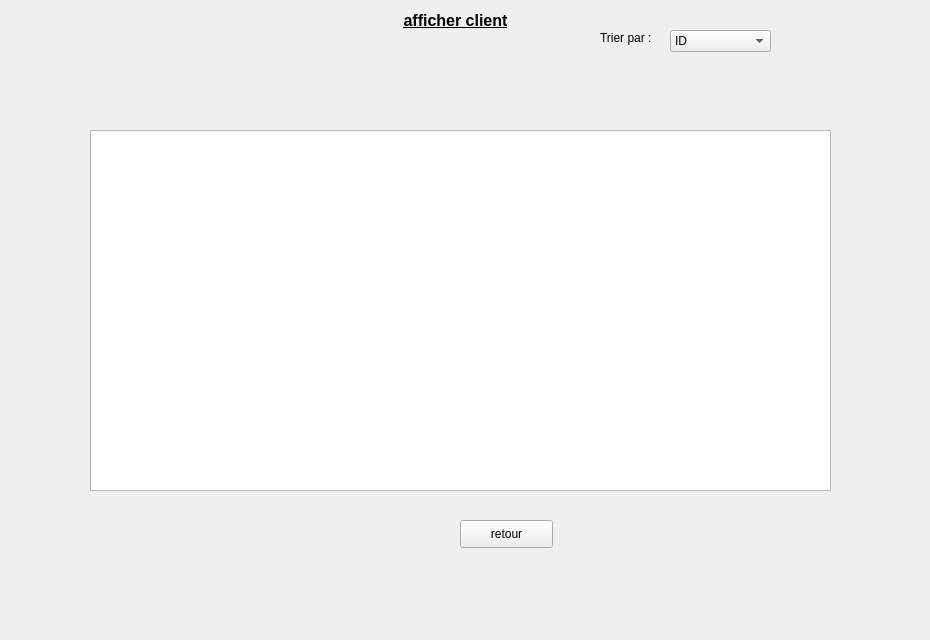
        <widget class="QWidget" name="tab_13">
         <attribute name="title">
          <string>Afficher</string>
         </attribute>
         <widget class="QLabel" name="label_108">
          <property name="geometry">
           <rect>
            <x>0</x>
            <y>0</y>
            <width>921</width>
            <height>631</height>
           </rect>
          </property>
          <property name="text">
           <string/>
          </property>
          <property name="pixmap">
           <pixmap>../../Desktop/images qt/fond.jpg</pixmap>
          </property>
          <property name="scaledContents">
           <bool>true</bool>
          </property>
         </widget>
         <widget class="QLabel" name="label_109">
          <property name="geometry">
           <rect>
            <x>0</x>
            <y>0</y>
            <width>911</width>
            <height>41</height>
           </rect>
          </property>
          <property name="text">
           <string>&lt;html&gt;&lt;head/&gt;&lt;body&gt;&lt;p align=&quot;center&quot;&gt;&lt;span style=&quot; font-size:12pt; font-weight:600; text-decoration: underline;&quot;&gt;afficher client&lt;/span&gt;&lt;/p&gt;&lt;/body&gt;&lt;/html&gt;</string>
          </property>
         </widget>
         <widget class="QPushButton" name="retour_13">
          <property name="geometry">
           <rect>
            <x>460</x>
            <y>520</y>
            <width>93</width>
            <height>28</height>
           </rect>
          </property>
          <property name="text">
           <string>retour</string>
          </property>
         </widget>
         <widget class="QComboBox" name="comboBox_2">
          <property name="geometry">
           <rect>
            <x>670</x>
            <y>30</y>
            <width>101</width>
            <height>22</height>
           </rect>
          </property>
          <item>
           <property name="text">
            <string>ID</string>
           </property>
          </item>
          <item>
           <property name="text">
            <string>Nom</string>
           </property>
          </item>
          <item>
           <property name="text">
            <string>Prenom</string>
           </property>
          </item>
         </widget>
         <widget class="QTableView" name="tableView_3">
          <property name="geometry">
           <rect>
            <x>90</x>
            <y>130</y>
            <width>741</width>
            <height>361</height>
           </rect>
          </property>
         </widget>
         <widget class="QLabel" name="label_110">
          <property name="geometry">
           <rect>
            <x>600</x>
            <y>30</y>
            <width>51</width>
            <height>16</height>
           </rect>
          </property>
          <property name="text">
           <string>Trier par :</string>
          </property>
         </widget>
        </widget>
